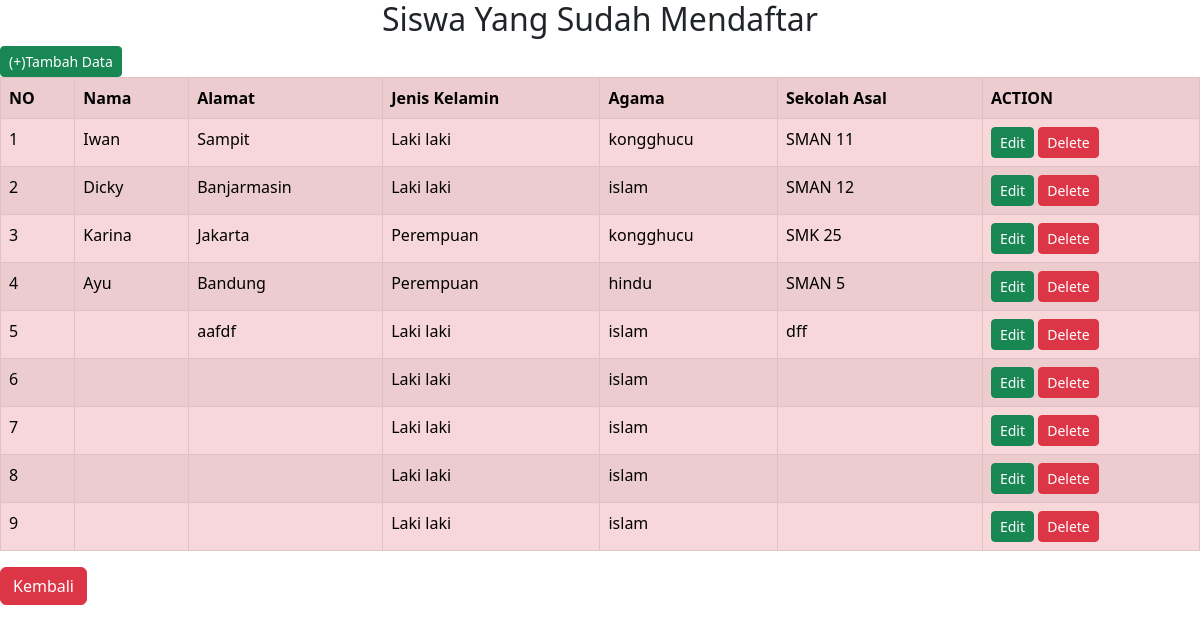
Page /list-siswa.php on the committed database.
### tables this page shows
CREATE TABLE `siswa` (
  `id_siswa` int(11) NOT NULL,
  `nama` varchar(25) NOT NULL,
  `alamat` varchar(25) NOT NULL,
  `jenis_kelamin` enum('P','L') NOT NULL,
  `agama` varchar(25) NOT NULL,
  `sekolah` varchar(25) NOT NULL
);

### list-siswa.php (the view, shortened to what this page needs)
<!DOCTYPE html>
<html>
<head>
</head>
<body>
<h2 class="text-center">Siswa Yang Sudah Mendaftar</h2>
<input type="button"  class="btn btn-success btn-sm" onclick="location.href='form-data.php';" value="(+)Tambah Data"></td></tr>
<table class="table table-bordered table-striped table-danger">
	<tr><th>NO</th><th>Nama</th><th>Alamat</th><th>Jenis Kelamin</th><th>Agama</th><th>Sekolah Asal</th><th>ACTION</th></tr>
	<?php
	include 'koneksi.php';
	$siswa = mysqli_query($koneksi, "SELECT * from siswa");
	$no=1;
	foreach ($siswa as $row) {
		$jenis_kelamin = $row['jenis_kelamin']=='P'?'Perempuan':'Laki laki';
		echo "<tr>
				<td>$no</td>
				<td>".$row['nama']."</td>
				<td>".$row['alamat']."</td>
				<td>".$jenis_kelamin."</td>
				<td>".$row['agama']."</td>
				<td>".$row['sekolah']."</td>
				<td><a href='form-edit.php?id_siswa=$row[id_siswa]' class='btn btn-success btn-sm'>Edit</a>
				<a href='delete.php?id_siswa=$row[id_siswa]' class='btn btn-danger btn-sm'>Delete</a>
				</td>
		</tr>";
		$no++;
	}
	?>
</table>
					<tr><td colspan="2"><input type="button" class="btn btn-danger" onclick="location.href='index.php';" value="Kembali" /></td></tr>
</body>
</html>
<!doctype html>
<html lang="en">
  <head>
    <link href="https://cdn.jsdelivr.net/npm/bootstrap@5.2.0/dist/css/bootstrap.min.css" rel="stylesheet">
  </head>
  <body>
  </body>
</html>

### rows in the picture
siswa: nama "Iwan", alamat "Sampit", jenis_kelamin "Laki laki", agama "kongghucu", sekolah "SMAN 11"
siswa: nama "Dicky", alamat "Banjarmasin", jenis_kelamin "Laki laki", agama "islam", sekolah "SMAN 12"
siswa: nama "Karina", alamat "Jakarta", jenis_kelamin "Perempuan", agama "kongghucu", sekolah "SMK 25"
siswa: nama "Ayu", alamat "Bandung", jenis_kelamin "Perempuan", agama "hindu", sekolah "SMAN 5"
siswa: alamat "aafdf", jenis_kelamin "Laki laki", agama "islam", sekolah "dff"
siswa: jenis_kelamin "Laki laki", agama "islam"
siswa: jenis_kelamin "Laki laki", agama "islam"
siswa: jenis_kelamin "Laki laki", agama "islam"
siswa: jenis_kelamin "Laki laki", agama "islam"
